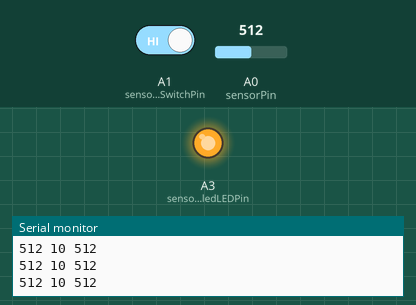
Simulated run of this sketch. Board: Arduino Uno, built with avr-gcc and run on an emulated ATmega328P. Shown: output pins drawn as LEDs (lit = HIGH), the last lines printed to the serial monitor. The test bench sets the inputs (shaded band); at power-on: A1 (sensorEnableSwitchPin) HIGH, A0 (sensorPin) = 512.

Above: at 1.2 s.
1.3 s: A1 (sensorEnableSwitchPin) driven LOW
At 2.5 s:
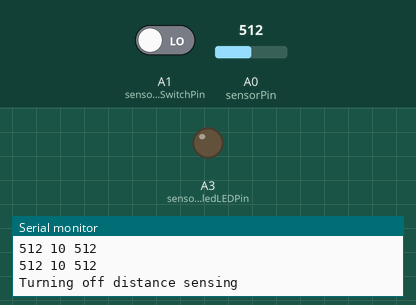
2.8 s: A1 (sensorEnableSwitchPin) driven HIGH
At 4.0 s:
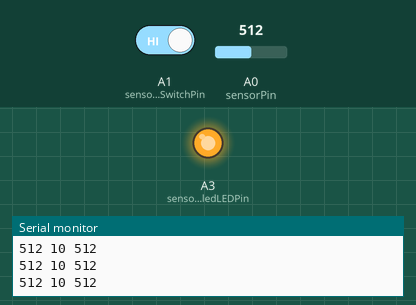
4.3 s: A0 (sensorPin) set to 638
7.3 s: A0 (sensorPin) set to 667
Timing chart, 0 to 9.8 s (numbered marks = the images above; inputs shaded):
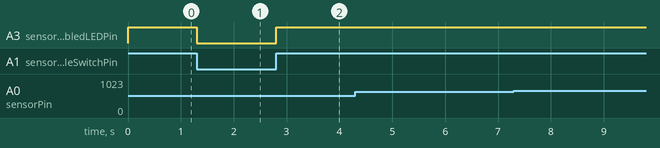

The sketch:

SensorCalibration.ino
```cpp
/********************************************************************
 * PaintingSpinner - sensor calibration
 * Built by Jason Webb for artist Nadia Shinkunas
 *
 * DESCRIPTION:
 * (1) Samples and averages data from the distance sensor, as
 * well as (2) records the maximum and minimum values observed
 * over the runtime of the sketch.
 *
 * Live data is outputted over serial for use with the Arduino
 * IDE's Serial Plotter tool, which graphs data in the following
 * format:
 * {current average} {highest value seen so far} {lowest value seeo so far}
 *
 * Github repo: https://github.com/jasonwebb/PaintingSpinner
 * Author website: http://jason-webb.info
 ********************************************************************/

/*******************************
* Distance sensor parameters
********************************/
byte sensorPin = A0;
byte sensorEnableSwitchPin = A1;
byte sensorEnabledLEDPin = A3;

// Rolling average variables
const int sensorNumSamples = 50;
int sensorSamples[sensorNumSamples];
int sensorSampleIndex = 0;
int sensorTotal = 0;
int sensorAverage = 0;

boolean sensorEnabled, sensorEnabledNextState;

int sensorUpdateInterval = 10;      // in milliseconds
unsigned int sensorLastUpdate = 0;

int sensorLowestValue = 1023;  // represents furthest distance from sensor
int sensorHighestValue = 0;    // represents closest distance to sensor


/***************************************
* General state flags and variables
****************************************/
boolean DEBUG = true;
unsigned int currentTime = 0;


void setup() {
  // Initialize debug mode ---------------------------------------
  if (DEBUG) {
    Serial.begin(9600);
    while(!Serial);
  }

  // Initialize sensor --------------------------------------------
  pinMode(sensorPin, INPUT);
  pinMode(sensorEnableSwitchPin, INPUT);
  pinMode(sensorEnabledLEDPin, OUTPUT);

  // Activate internal pull-up for enable switch
  digitalWrite(sensorEnableSwitchPin, HIGH);

  // Set up initial enable state
  sensorEnabled = digitalRead(sensorEnableSwitchPin);
  digitalWrite(sensorEnabledLEDPin, sensorEnabled);

  // Get initial switch state
  updateSensorEnabledSwitch();

  // Initialize sample buffer to empty values
  for(int i = 0; i < sensorNumSamples; i++)
    sensorSamples[i] = 0;

  if(DEBUG) {
    Serial.println("Distance sensor ready");

    switch(sensorEnabled) {
      case HIGH:
        Serial.println("Distance sensing is enabled");
        break;
      case LOW:
        Serial.println("Distance sensing is disabled");
        break;
    }
  }
}

void loop() {
  currentTime = millis();

  updateSensor();
}

/**************************************************
* Update sensor data
***************************************************/
void updateSensor() {
  if(currentTime > sensorLastUpdate + sensorUpdateInterval) {
    // Check and update enable switch
    updateSensorEnabledSwitch();

    // Update rolling average of samples ---------------------------
    // Toss out latest sample
    sensorTotal -= sensorSamples[sensorSampleIndex];

    // Get new sample from the sensor and store it in buffer
    sensorSamples[sensorSampleIndex] = analogRead(sensorPin);

    // Add latest sample to total
    sensorTotal += sensorSamples[sensorSampleIndex];

    // Advance or roll over buffer index
    if(sensorSampleIndex < sensorNumSamples - 1)
      sensorSampleIndex++;
    else
      sensorSampleIndex = 0;

    // Calculate new average
    sensorAverage = sensorTotal / sensorNumSamples;

    // Update max and min values ---------------------------
    if(sensorAverage > sensorHighestValue)
      sensorHighestValue = sensorAverage;

    if(sensorHighestValue < sensorLowestValue)
      sensorLowestValue = sensorAverage;

    if(DEBUG && sensorEnabled) {
      Serial.print(sensorAverage);
      Serial.print(" ");
      Serial.print(sensorLowestValue);
      Serial.print(" ");
      Serial.println(sensorHighestValue);
    }

    sensorLastUpdate = millis();
  }
}

void updateSensorEnabledSwitch() {
  // Check enable switch
  sensorEnabledNextState = digitalRead(sensorEnableSwitchPin);

  if(sensorEnabledNextState != sensorEnabled) {
    if(DEBUG) {
      switch(sensorEnabledNextState) {
        case HIGH:
          digitalWrite(sensorEnabledLEDPin, HIGH);
          Serial.println("Turning on distance sensing");
          break;
        case LOW:
          digitalWrite(sensorEnabledLEDPin, LOW);
          Serial.println("Turning off distance sensing");
          break;
      }
    }

    sensorEnabled = sensorEnabledNextState;
  }
}
```

Measured:
- after the input at 1.3 s, A3 (sensorEnabledLEDPin): HIGH → LOW at once
- after the input at 2.8 s, A3 (sensorEnabledLEDPin): LOW → HIGH at once
